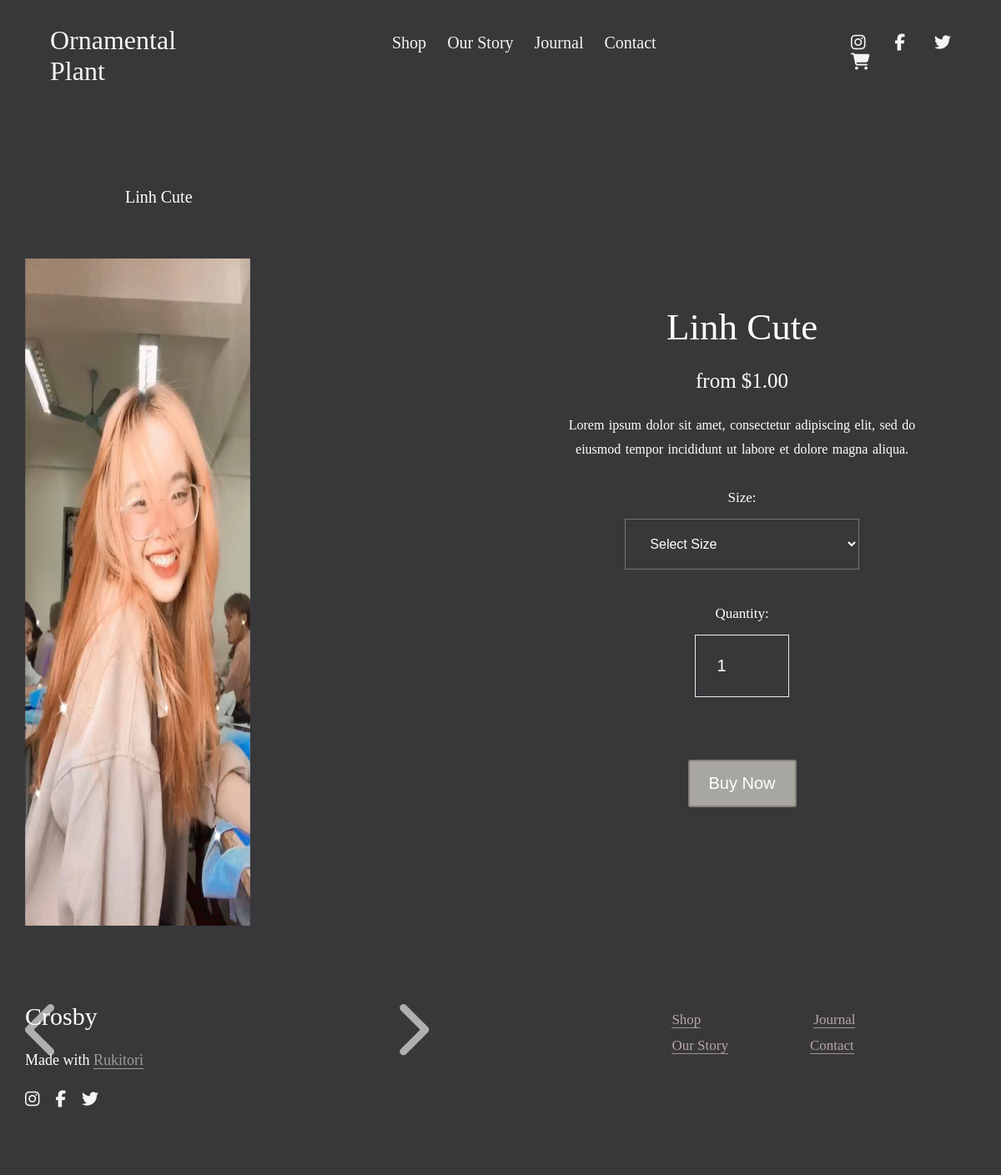
Page /product/2 on the earlier database version.
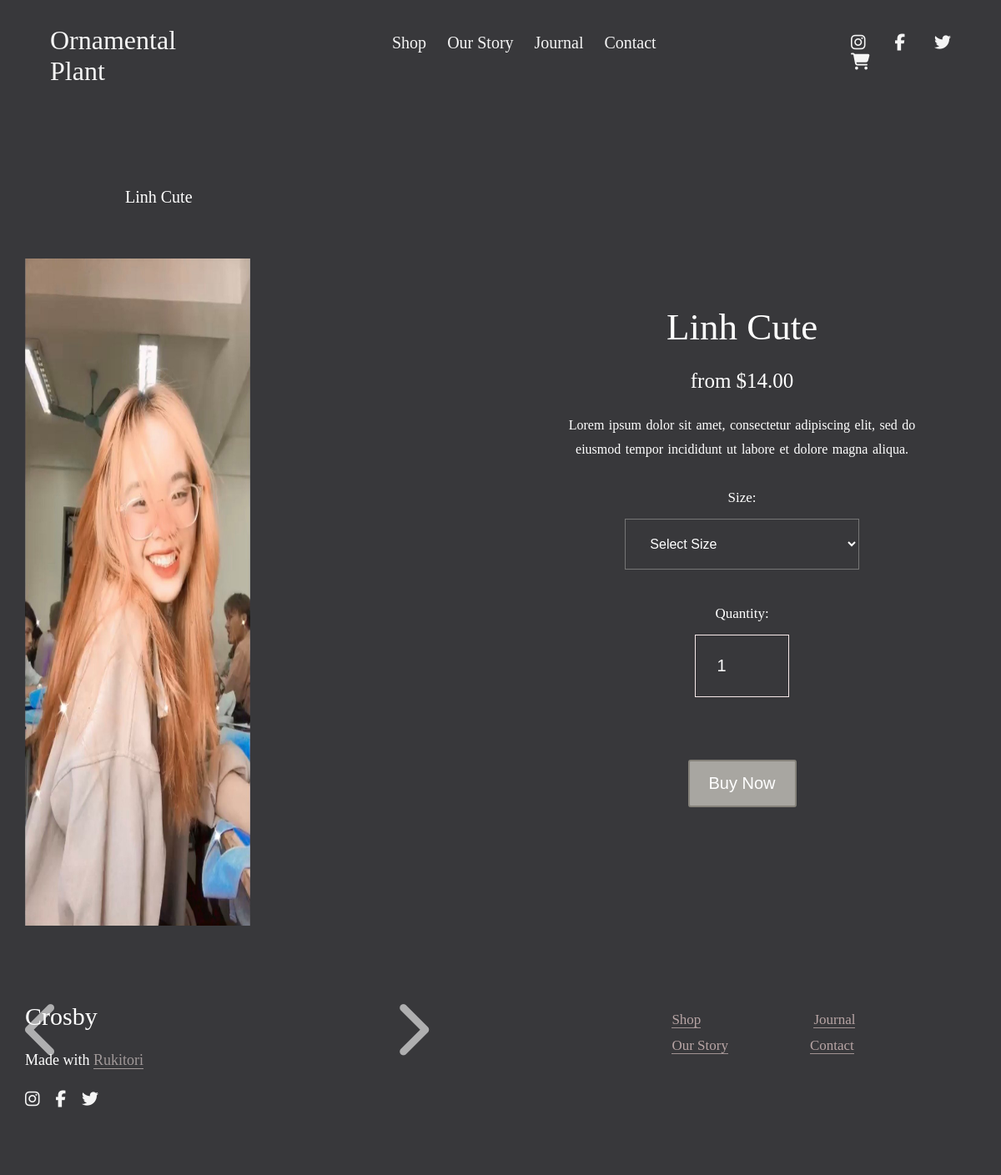
Same page on the later database version.
### shop/models.py (models this page shows)
class Product(models.Model):
    name = models.CharField(max_length=100)
    cost = models.IntegerField()
    image1 = models.ImageField(null=True, blank=True, upload_to="images/")
    image2 = models.ImageField(null=True, blank=True, upload_to="images/")
    quantity = models.IntegerField()

### shop/views.py (the view)
# urls.py: path('product/<int:product_id>', views.product, name="product"),
def product(request, product_id):
    product = Product.objects.get(id=product_id)
    return render(request, 'shop/product.html', {'product': product})

### shop/templates/shop/product.html (shortened to what this page needs)
{% load static %}
<!DOCTYPE html>
<html lang="en">
<head>
  <link rel="stylesheet" href="{% static 'shop/vendors/css/grid.css' %}" />
  <link rel="stylesheet" href="{% static 'shop/resources/css/product.css' %}" />
</head>
<body>
  <header class="header">
    <nav class="sticky">
      <div class="header-title">
        <div class="header-title-text">
          <a href="{% url 'home' %}">Ornamental Plant</a>
        </div>
      </div>
      <div class="header-nav">
        <ul class="main-nav">
          <li><a href="{% url 'shopPage' %}">Shop</a></li>
          <li><a href="{% url 'story' %}">Our Story</a></li>
          <li id="journal"><a href="{% url 'journal' %}">Journal</a></li>
          <li><a href="{% url 'contact' %}">Contact</a></li>
        </ul>
      </div>
      <div class="header-actions">
        <ul class="socials">
          <li>
            <a href="https://www.instagram.com/"><i class="fab fa-instagram"></i></a>
          </li>
          <li>
            <a href="https://www.facebook.com/"><i class="fab fa-facebook-f"></i></a>
          </li>
          <li>
            <a href="https://twitter.com/"><i class="fab fa-twitter"></i></a>
          </li>
          <li>
            <a href="{% url 'shopPage' %}"><i class="fas fa-shopping-cart"></i></a>
          </li>
        </ul>
      </div>
    </nav>
  </header>
  <section class="product-details">
    <form action="{% url 'saveDeal'  product.id %}" method="POST">
      <p class="head">{{ product.name }}</p>
      <div class="row">
        <div class="col span-1-of-2">
          <div class="box-slide">
            <div class="product-img active"><img src="{{ product.image1.url }}" id="img1"></div>
          </div>
          <div class="btn-slide">
            <span id="btn-prev"><i class="fas fa-chevron-left"></i></span>
            <span id="btn-next"><i class="fas fa-chevron-right"></i></span>
          </div>
        </div>
        <div class="col span-1-of-2">
          <div class="form">
            <h1>{{ product.name }}</h1>
            <h2 id="cost">from ${{ product.cost }}.00</h2>
            <p>
              Lorem ipsum dolor sit amet, consectetur adipiscing elit, sed do
              <br />
              eiusmod tempor incididunt ut labore et dolore magna aliqua.
            </p>
            <form method="POST" action="">
              <label>Size:</label>
              <br />
              <select onchange="validate(this)" name="size">
                <option value="select">Select Size</option>
              </select>
              <br />
              <label>Quantity:</label>
              <br />
              <input type="number" max="9999" min="1" value="1" name="quantity" />
            </form>
            <div class="buy">
              <input type="submit" value="Buy Now" />
            </div>
          </div>
        </div>
      </div>
    </form>
  </section>
  <section class="section-end">
    <div class="row">
      <div class="col span-1-of-2 box-end">
        <h4>Crosby</h4>
        <h5>Made with <a href="#">Rukitori</a></h5>
        <ul class="socials-end">
          <li>
            <a href="https://instagram.com/"><i class="fab fa-instagram"></i></a>
          </li>
          <li>
            <a href="https://facebook.com/"><i class="fab fa-facebook-f"></i></a>
          </li>
          <li>
            <a href="https://twitter.com/"><i class="fab fa-twitter"></i></a>
          </li>
        </ul>
      </div>
      <div class="col span-1-of-2">
        <ul class="nav-end-1">
          <li><a href="{% url 'shopPage' %}">Shop</a></li>
          <li><a href="{% url 'journal' %}">Journal</a></li>
        </ul>
        <ul class="nav-end-2">
          <li><a href="{% url 'story' %}">Our Story</a></li>
          <li><a href="{% url 'contact' %}">Contact</a></li>
        </ul>
      </div>
    </div>
  </section>
</body>
</html>

### shop/static/shop/resources/css/product.css (style rules this page uses)
* { margin: 0; padding: 0; box-sizing: border-box; }
body { overflow-x: hidden; }
html { background-color: #ffffff; color: #5a5a5a; font-family: "Playfair Display", serif; font-size: 20px; text-rendering: optimizeLegibility; }
.row { width: 1140px; margin: 0 auto; }
a { text-decoration: none; color: whitesmoke; }
ul { list-style: none; }
li { display: inline-block; }
.header { background-color: #38383b; height: 16vmax; }
.header-title { width: 25%; float: left; }
.header-nav { width: 50%; float: left; }
.header-actions { width: 25%; float: left; }
.header-title-text { margin: 30px 60px; }
.header-title-text a { font-size: 32px; font-weight: 400; }
.socials { margin-left: 40%; margin-top: 40px; }
.main-nav { margin-left: 25%; margin-top: 40px; }
.main-nav li { margin-left: 20px; }
.socials li { margin-right: 30px; }
.sticky { position: fixed; top: 0; left: 0; width: 100%; z-index: 900; }
.head { color: white; margin-left: 12.5%; margin-bottom: 50px; }
.product-details { background-color: #38383b; }
#img1 { width: 60%; height: 800px; }
.box-slide { width: 100%; overflow: hidden; }
.product-img { opacity: 0; visibility: hidden; position: absolute; }
.product-img.active { opacity: 1; visibility: visible; }
.btn-slide span { color: white; font-size: 70px; opacity: 0.6; cursor: pointer; }
#btn-prev { position: absolute; top: 85%; z-index: 10; }
#btn-next { position: absolute; top: 85%; left: 39.2%; z-index: 10; }
.form { color: #ffffff; text-align: center; margin-top: 10%; }
.form h1 { font-size: 45px; font-weight: 100; margin-bottom: 25px; }
.form h2 { font-size: 25px; font-weight: 100; margin-bottom: 25px; }
.form p { font-size: 16px; word-spacing: 1.5px; line-height: 180%; margin-bottom: 30px; }
label { font-size: 17px; }
select { width: 50%; padding: 20px 25px; background-color: #38383b; color: white; font-size: 16px; font-weight: 100; margin-top: 15px; margin-bottom: 40px; outline: none; cursor: pointer; }
option { background-color: white; color: #000; }
input { width: 20%; padding: 25px; font-size: 20px; margin-top: 15px; background-color: #38383b; outline: none; color: white; border: 1px groove rgb(247, 233, 233); }
.buy { margin-top: 60px; }
.buy input { width: 130px; background-color: #a8a6a1; padding: 15px 10px; border-radius: 3px; border: 2px solid #85827a; outline: none; cursor: pointer; }
.section-end { background-color: #38383b; padding-top: 15vmax; padding-bottom: 5vmax; }
.box-end h4 { font-size: 30px; color: white; font-weight: 100; margin-bottom: 25px; }
.box-end h5 { font-size: 18px; color: white; font-weight: 100; margin-bottom: 25px; }
.box-end h5 a { color: rgb(161, 153, 153); border-bottom: 1px solid rgb(161, 153, 153); }
.socials-end li { margin-right: 14px; }
.nav-end-1, .nav-end-2 { margin-left: 35%; margin-top: 8px; }
.nav-end-1 li a, .nav-end-2 li a { color: rgb(184, 165, 165); font-size: 17px; border-bottom: 1px solid rgb(160, 146, 146); }
.nav-end-1 li { margin-right: 130px; }
.nav-end-2 li { margin-right: 93px; }

Differences in the rows shown:
changed Product "Linh Cute": cost "1" → "14"
